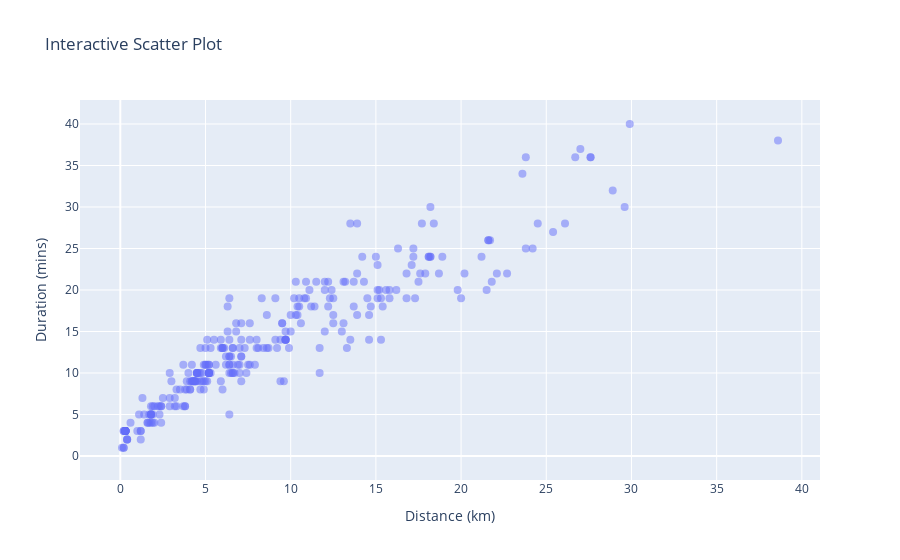

The cell this chart's notebook holds for it:
### Code cell
import pandas as pd
import plotly.express as px

# Load the data from a CSV file
data = pd.read_csv('C:\\Users\\Azfar\\Desktop\\Jupyter Notebook\\Intern\\Patient-Hospital-API-Distance-Duration.csv')
df = pd.read_csv(file_path)

# Create an interactive scatter plot
fig = px.scatter(df, x='Distance (km)', y='Duration (mins)', title='Interactive Scatter Plot')
fig.update_traces(marker=dict(size=8, opacity=0.5))
fig.update_layout(
    xaxis_title='Distance (km)',
    yaxis_title='Duration (mins)',
    showlegend=False
)

# Show the interactive plot
fig.show()

### Figure 1 — Plotly figure (JSON) as saved in the notebook; plotly's stock layout.template omitted (floating-point values rounded to 4 significant figures; data arrays with more than 128 entries replaced by an {"elided": "..."} marker saying what was removed)
{"data": [{"hovertemplate": "Distance (km)=%{x}<br>Duration (mins)=%{y}<extra></extra>", "legendgroup": "", "marker": {"color": "#636efa", "opacity": 0.5, "size": 8, "symbol": "circle"}, "mode": "markers", "name": "", "orientation": "v", "showlegend": false, "type": "scatter", "x": {"elided": "350 float values"}, "xaxis": "x", "y": {"elided": "350 int values"}, "yaxis": "y"}], "layout": {"legend": {"tracegroupgap": 0}, "showlegend": false, "title": {"text": "Interactive Scatter Plot"}, "xaxis": {"anchor": "y", "domain": [0, 1], "title": {"text": "Distance (km)"}}, "yaxis": {"anchor": "x", "domain": [0, 1], "title": {"text": "Duration (mins)"}}}}
